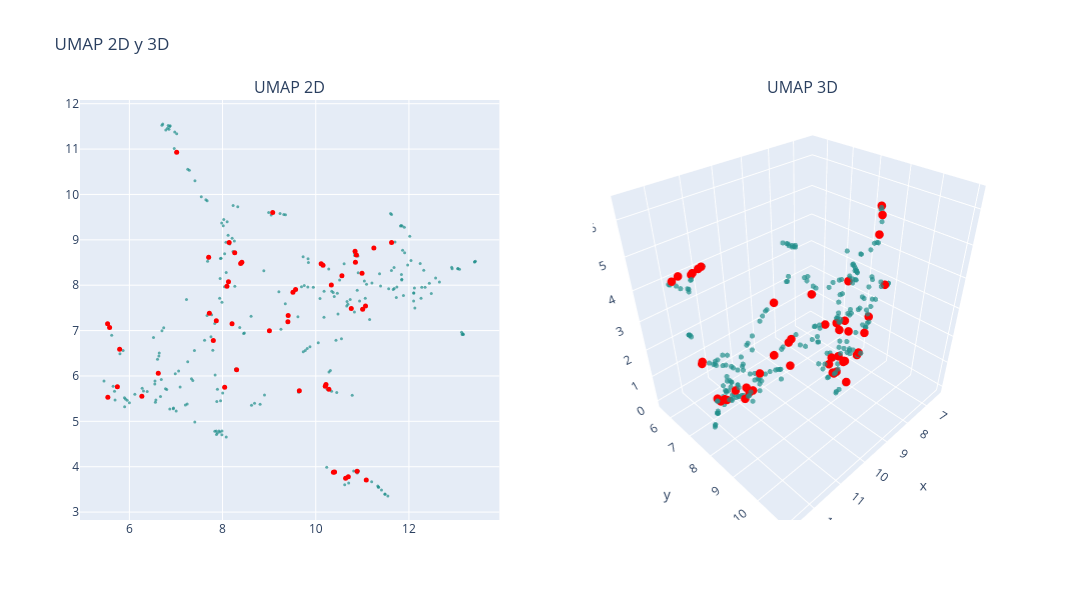

This figure's notebook cell:
### Markdown cell above
### UMAP

### Code cell
# n_neighbors = 200
# n_neighbors = int(len(df) / k)

# n_neighbors = 200
n_neighbors = 50 # 6.5x minutos, resultado: vision mas global, no se distinguen tanto los clusters
# n_neighbors = 20 # 2.5x minutos, resultado: no se distinguen los clusters
# n_neighbors = 10 # 1.5x minutos, resultado: puntos muy juntos, se distinguen los clusters
n_neighbors = 5 # x minutos, resultado: se distinguen bien los clusters, se ven un poco desconectados

min_dist = 0

# UMAP 2D
reducer_2d = umap.UMAP(n_neighbors=n_neighbors, min_dist=min_dist, n_components=2, random_state=0, metric='cosine')
embedding_2d = reducer_2d.fit_transform(df_vectorized)
df['umap2d_1'] = embedding_2d[:, 0]
df['umap2d_2'] = embedding_2d[:, 1]

# UMAP 3D
reducer_3d = umap.UMAP(n_neighbors=n_neighbors, min_dist=min_dist, n_components=3, random_state=0, metric='cosine')
embedding_3d = reducer_3d.fit_transform(df_vectorized)
df['umap3d_1'] = embedding_3d[:, 0]
df['umap3d_2'] = embedding_3d[:, 1]
df['umap3d_3'] = embedding_3d[:, 2]

# Graficar
colors = np.ones(len(df))  # Color base
colors_knn = np.zeros(len(df))  # Color para los KNN
colors_knn[knn_idxs[0]] = 1  # Resaltar los KNN

fig = make_subplots(rows=1, cols=2, subplot_titles=("UMAP 2D", "UMAP 3D"), 
                    specs=[[{"type": "scatter"}, {"type": "scatter3d"}]])

# Puntos normales (fondo)
fig.add_trace(
    go.Scatter(x=df['umap2d_1'], y=df['umap2d_2'], mode='markers',
               marker=dict(color=colors, colorscale='Viridis', size=3, opacity=0.7), 
               text=data['title'],
               hovertemplate="Titulo: %{text}<br>x: %{x}<br>y: %{y}<extra></extra>"),
    row=1, col=1)

# Puntos resaltados (delante)
fig.add_trace(
    go.Scatter(x=df.loc[knn_idxs[0], 'umap2d_1'], 
               y=df.loc[knn_idxs[0], 'umap2d_2'], 
               mode='markers',
               marker=dict(color='red', size=5, opacity=1), 
               text=data.loc[knn_idxs[0], 'title'], 
               hovertemplate="Titulo: %{text}<br>x: %{x}<br>y: %{y}<extra></extra>"),
    row=1, col=1)

# Puntos normales en 3D (fondo)
fig.add_trace(
    go.Scatter3d(x=df['umap3d_1'], y=df['umap3d_2'], z=df['umap3d_3'], mode='markers',
                 marker=dict(color=colors, colorscale='Viridis', size=3, opacity=0.7), 
                 text=data['title'],
                 hovertemplate="Cluster: %{text}<br>x: %{x}<br>y: %{y}<br>z: %{z}<extra></extra>"),
    row=1, col=2)

# Puntos resaltados en 3D (delante)
fig.add_trace(
    go.Scatter3d(x=df.loc[knn_idxs[0], 'umap3d_1'],
                 y=df.loc[knn_idxs[0], 'umap3d_2'],
                 z=df.loc[knn_idxs[0], 'umap3d_3'],
                 mode='markers',
                 marker=dict(color='red', size=5, opacity=1), 
                 text=data.loc[knn_idxs[0], 'title'], 
                 hovertemplate="Cluster: %{text}<br>x: %{x}<br>y: %{y}<br>z: %{z}<extra></extra>"),
    row=1, col=2)

fig.update_layout(height=600, width=1200, title_text="UMAP 2D y 3D", showlegend=False)
fig.show()

### Figure 1 — Plotly figure (JSON) as saved in the notebook; plotly's stock layout.template omitted (floating-point values rounded to 4 significant figures; data arrays with more than 128 entries replaced by an {"elided": "..."} marker saying what was removed)
{"data": [{"hovertemplate": "Titulo: %{text}<br>x: %{x}<br>y: %{y}<extra></extra>", "marker": {"color": {"elided": "300 float values"}, "colorscale": [[0, "#440154"], [0.1111, "#482878"], [0.2222, "#3e4989"], [0.3333, "#31688e"], [0.4444, "#26828e"], [0.5556, "#1f9e89"], [0.6667, "#35b779"], [0.7778, "#6ece58"], [0.8889, "#b5de2b"], [1, "#fde725"]], "opacity": 0.7, "size": 3}, "mode": "markers", "text": {"elided": "6288 str values"}, "type": "scatter", "x": {"elided": "300 float values"}, "xaxis": "x", "y": {"elided": "300 float values"}, "yaxis": "y"}, {"hovertemplate": "Titulo: %{text}<br>x: %{x}<br>y: %{y}<extra></extra>", "marker": {"color": "red", "opacity": 1, "size": 5}, "mode": "markers", "text": ["a comprehensive power flow approach for multi terminal vsc hvdc system considering cross regional primary frequency responses", "a bidirectional modular multilevel resonant dc dc converter for wide voltage range medium voltage power conversion", "a fault identification method for mmc based dc grids with hybrid dccbs", "a comparative study for an overall grid forming system of hvdc and offshore wind farm to emulate conventional power plants", "a capacitor voltage balancing method with fundamental sorting frequency for modular multilevel converters under staircase modulation", "a control strategy for modular multilevel converters based on arm current control under grid side open circuit fault", "a 3 3kv igbt module and application in modular multilevel converter for hvdc", "a control oriented voltage tracking design for grid forming based modular multilevel converter", "a control scheme of three phase solid state transformer for pv generation based on improved voltage tracking method of dc links", "a fault tolerant reconfigurable battery system for stationary applications utilizing 2nd life batteries", "a dual mode resonant modular multilevel step down dc dc converter with flexible modulation for mvdc applications", "a generalized switching strategy and capacitor sizing algorithm for granular multilevel converters", "a comprehensive review of capacitor voltage balancing strategies for multilevel converters under selective harmonic elimination pwm", "a dc grid access solution based on series connected distributed full bridge submodule based mmcs", "a current reallocation strategy to attenuate the peak arm current of the modular multilevel matrix converter", "a bridge modular switched capacitor based multilevel inverter with optimized spwm control method and enhanced power decoupling ability", "a finite control set model predictive control strategy based on fault tolerant structure of pet inverter stage", "a centralized auxiliary power supply caps with information communication for modular multilevel converter mmc with partial battery energy storage system bess integration", "a generic two vector model predictive control for hybrid multilevel converters", "a front to front ftf system consisting of two modular multilevel cascade converters based on double star chopper cells", "a fast restart hybrid mmc topology with fault ride through ability", "2n 1 selective harmonic elimination pwm for modular multilevel converters a generalized formulation and a circulating current control method", "a comparative evaluation of modulation strategies for hexverter based modular multilevel converters", "a distributed control structure and synchronization method for complex converter based on can", "a compact high power noninverting bidirectional buck boost chopper for onboard battery energy storage systems", "a four port single stage ac ac converter for sst applications", "7 2 kv three port sic single stage current source solid state transformer with 90 kv lightning protection", "a communication less cooperative dc voltage control technique for a multi terminal hvdc transmission system using h control", "a front to front ftf system consisting of multiple modular multilevel cascade converters for offshore wind farms", "a comprehensive study on the modulation ratio in modular multilevel converters", "a comprehensive review of the integration of battery energy storage systems into distribution networks", "a dc voltage control strategy for mmc mtdc grids incorporating multiple master stations", "a control method of dc capacitor voltage in mmc for hvdc system using negative sequence current", "a generalized switched inductor cell modular multilevel inverter", "a decentralized fault tolerant control strategy for multilevel chb inverters based on a multiband hysteresis modulation", "a grid connected cascaded h bridge multilevel converter with quasi seven level selective harmonic elimination", "a capacitor voltage sorting algorithm for modular multilevel converters mmc under low frequency carrier modulation", "a bidirectional multiple input multiple output modular multilevel dc dc converter", "a flexible real time network model for evaluating hvdc systems impact on ac protection performance", "a control strategy of photovoltaic grid connected inverter based on active power reserve", "a battery energy storage system with a modular push pull pwm converter", "a dc fault current limiting method for hb mmc without losing control of ac currents", "a dual inverter topology controled by a voltage sliding mode in normal and fault operation", "a control strategy for star channel modular multilevel converter in variable speed motor drive application", "a broad range of speed control of a permanent magnet synchronous motor driven by a modular multilevel tsbc converter", "a fast selection algorithm based on binary numbers for capacitor voltage balance in modular multilevel converter", "a decoupled control strategy of modular multilevel matrix converter for fractional frequency transmission system", "a fault tolerant operation scheme for a modular multilevel converter with a distributed control architecture", "a cost effective and dc fault tolerant alternate arm converter with wide range voltage adaptability", "a bidirectional modular multilevel dc dc converter of triangular structure"], "type": "scatter", "x": [10.76, 5.533, 9.408, 6.268, 10.7, 5.743, 6.621, 11.25, 5.538, 10.84, 9.567, 5.576, 10.28, 11.07, 8.415, 9.648, 10.2, 10.87, 9.402, 10.16, 10.64, 10.38, 10.33, 10.12, 10.4, 8.388, 10.85, 8.045, 10.89, 9.006, 7.717, 8.094, 7.802, 8.261, 9.076, 9.511, 10.22, 7.866, 7.702, 7.015, 5.792, 11.63, 8.142, 11.01, 8.127, 8.204, 10.99, 8.302, 10.56, 11.08], "xaxis": "x", "y": [7.487, 7.151, 7.33, 5.554, 3.78, 5.763, 6.059, 8.819, 5.533, 8.75, 7.906, 7.07, 5.708, 7.541, 8.505, 5.673, 5.774, 8.667, 7.195, 8.442, 3.745, 3.877, 8.007, 8.47, 3.883, 8.478, 8.507, 5.749, 3.902, 6.995, 7.384, 7.978, 6.782, 8.716, 9.602, 7.842, 5.812, 7.219, 8.618, 10.93, 6.591, 8.943, 8.94, 7.469, 8.075, 7.15, 8.266, 6.138, 8.208, 3.707], "yaxis": "y"}, {"hovertemplate": "Cluster: %{text}<br>x: %{x}<br>y: %{y}<br>z: %{z}<extra></extra>", "marker": {"color": {"elided": "300 float values"}, "colorscale": [[0, "#440154"], [0.1111, "#482878"], [0.2222, "#3e4989"], [0.3333, "#31688e"], [0.4444, "#26828e"], [0.5556, "#1f9e89"], [0.6667, "#35b779"], [0.7778, "#6ece58"], [0.8889, "#b5de2b"], [1, "#fde725"]], "opacity": 0.7, "size": 3}, "mode": "markers", "scene": "scene", "text": {"elided": "6288 str values"}, "type": "scatter3d", "x": {"elided": "300 float values"}, "y": {"elided": "300 float values"}, "z": {"elided": "300 float values"}}, {"hovertemplate": "Cluster: %{text}<br>x: %{x}<br>y: %{y}<br>z: %{z}<extra></extra>", "marker": {"color": "red", "opacity": 1, "size": 5}, "mode": "markers", "scene": "scene", "text": ["a comprehensive power flow approach for multi terminal vsc hvdc system considering cross regional primary frequency responses", "a bidirectional modular multilevel resonant dc dc converter for wide voltage range medium voltage power conversion", "a fault identification method for mmc based dc grids with hybrid dccbs", "a comparative study for an overall grid forming system of hvdc and offshore wind farm to emulate conventional power plants", "a capacitor voltage balancing method with fundamental sorting frequency for modular multilevel converters under staircase modulation", "a control strategy for modular multilevel converters based on arm current control under grid side open circuit fault", "a 3 3kv igbt module and application in modular multilevel converter for hvdc", "a control oriented voltage tracking design for grid forming based modular multilevel converter", "a control scheme of three phase solid state transformer for pv generation based on improved voltage tracking method of dc links", "a fault tolerant reconfigurable battery system for stationary applications utilizing 2nd life batteries", "a dual mode resonant modular multilevel step down dc dc converter with flexible modulation for mvdc applications", "a generalized switching strategy and capacitor sizing algorithm for granular multilevel converters", "a comprehensive review of capacitor voltage balancing strategies for multilevel converters under selective harmonic elimination pwm", "a dc grid access solution based on series connected distributed full bridge submodule based mmcs", "a current reallocation strategy to attenuate the peak arm current of the modular multilevel matrix converter", "a bridge modular switched capacitor based multilevel inverter with optimized spwm control method and enhanced power decoupling ability", "a finite control set model predictive control strategy based on fault tolerant structure of pet inverter stage", "a centralized auxiliary power supply caps with information communication for modular multilevel converter mmc with partial battery energy storage system bess integration", "a generic two vector model predictive control for hybrid multilevel converters", "a front to front ftf system consisting of two modular multilevel cascade converters based on double star chopper cells", "a fast restart hybrid mmc topology with fault ride through ability", "2n 1 selective harmonic elimination pwm for modular multilevel converters a generalized formulation and a circulating current control method", "a comparative evaluation of modulation strategies for hexverter based modular multilevel converters", "a distributed control structure and synchronization method for complex converter based on can", "a compact high power noninverting bidirectional buck boost chopper for onboard battery energy storage systems", "a four port single stage ac ac converter for sst applications", "7 2 kv three port sic single stage current source solid state transformer with 90 kv lightning protection", "a communication less cooperative dc voltage control technique for a multi terminal hvdc transmission system using h control", "a front to front ftf system consisting of multiple modular multilevel cascade converters for offshore wind farms", "a comprehensive study on the modulation ratio in modular multilevel converters", "a comprehensive review of the integration of battery energy storage systems into distribution networks", "a dc voltage control strategy for mmc mtdc grids incorporating multiple master stations", "a control method of dc capacitor voltage in mmc for hvdc system using negative sequence current", "a generalized switched inductor cell modular multilevel inverter", "a decentralized fault tolerant control strategy for multilevel chb inverters based on a multiband hysteresis modulation", "a grid connected cascaded h bridge multilevel converter with quasi seven level selective harmonic elimination", "a capacitor voltage sorting algorithm for modular multilevel converters mmc under low frequency carrier modulation", "a bidirectional multiple input multiple output modular multilevel dc dc converter", "a flexible real time network model for evaluating hvdc systems impact on ac protection performance", "a control strategy of photovoltaic grid connected inverter based on active power reserve", "a battery energy storage system with a modular push pull pwm converter", "a dc fault current limiting method for hb mmc without losing control of ac currents", "a dual inverter topology controled by a voltage sliding mode in normal and fault operation", "a control strategy for star channel modular multilevel converter in variable speed motor drive application", "a broad range of speed control of a permanent magnet synchronous motor driven by a modular multilevel tsbc converter", "a fast selection algorithm based on binary numbers for capacitor voltage balance in modular multilevel converter", "a decoupled control strategy of modular multilevel matrix converter for fractional frequency transmission system", "a fault tolerant operation scheme for a modular multilevel converter with a distributed control architecture", "a cost effective and dc fault tolerant alternate arm converter with wide range voltage adaptability", "a bidirectional modular multilevel dc dc converter of triangular structure"], "type": "scatter3d", "x": [11.47, 8.5, 10.9, 9.725, 12.28, 10.46, 9.0, 11.82, 10.3, 12.56, 11.21, 8.664, 11.0, 11.82, 9.289, 11.59, 11.05, 12.52, 10.82, 12.0, 12.27, 12.08, 11.42, 12.07, 12.15, 9.302, 12.34, 10.38, 12.54, 10.38, 8.961, 9.077, 9.654, 9.094, 8.861, 11.22, 10.88, 9.257, 9.419, 7.138, 8.896, 11.73, 8.994, 11.96, 9.108, 9.54, 12.32, 9.797, 11.82, 12.65], "y": [8.328, 9.839, 9.164, 10.64, 7.401, 10.67, 10.5, 6.503, 10.99, 8.258, 8.95, 10.0, 10.83, 8.416, 9.624, 9.947, 10.79, 8.336, 9.183, 8.929, 7.445, 7.55, 8.611, 8.963, 7.517, 9.662, 8.346, 8.08, 7.256, 10.13, 9.323, 9.954, 9.723, 9.517, 9.433, 8.973, 10.61, 9.287, 9.216, 7.888, 10.13, 6.378, 9.192, 8.218, 9.931, 9.135, 8.215, 8.872, 8.516, 7.115], "z": [1.514, 6.397, 3.325, 4.271, 5.113, 4.255, 4.759, 1.549, 4.302, 1.927, 2.97, 6.273, 3.495, 1.508, 1.987, 3.496, 3.45, 1.858, 3.402, 2.271, 5.168, 5.305, 2.283, 2.299, 5.263, 2.056, 1.789, 3.739, 5.118, 3.112, 3.064, 2.39, 3.346, 1.832, 0.8194, 2.997, 3.252, 3.123, 1.728, 2.88, 5.904, 1.487, 1.75, 1.768, 2.308, 3.144, 1.706, 4.097, 1.981, 4.958]}], "layout": {"annotations": [{"font": {"size": 16}, "showarrow": false, "text": "UMAP 2D", "x": 0.225, "xanchor": "center", "xref": "paper", "y": 1, "yanchor": "bottom", "yref": "paper"}, {"font": {"size": 16}, "showarrow": false, "text": "UMAP 3D", "x": 0.775, "xanchor": "center", "xref": "paper", "y": 1, "yanchor": "bottom", "yref": "paper"}], "height": 600, "scene": {"domain": {"x": [0.55, 1], "y": [0, 1]}}, "showlegend": false, "title": {"text": "UMAP 2D y 3D"}, "width": 1200, "xaxis": {"anchor": "y", "domain": [0, 0.45]}, "yaxis": {"anchor": "x", "domain": [0, 1]}}}
